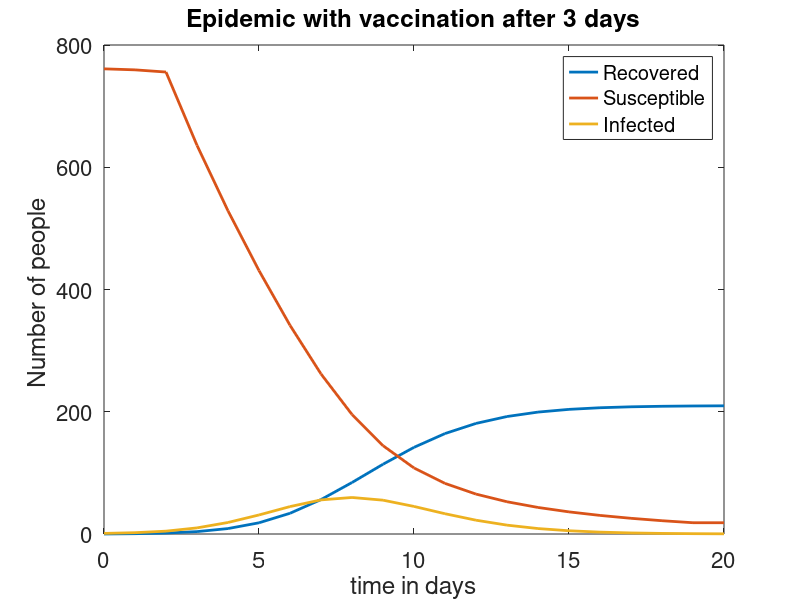

Source code (MATLAB):
clear
close all

total_population= 762;

total_time=20;
dt=1;   % time step is 1 day (very large)

N= total_time/dt;

% recovery rate
gamma=0.5;

beta=0.00218;

% susceptible
S= zeros(N,1);

% infected
I=zeros(N,1);

% recovered 
R=zeros(N,1);


t= zeros(N,1);

% initial condition
S(1)= total_population-1;
I(1)=1;

% loop over time
for i=1:N
  
    if i>3  % vaccination after 3 days
        S(i)= 0.85*S(i);
    end




    R(i+1) = R(i) + gamma*I(i)*dt;

    I(i+1)= I(i) +dt*( beta*I(i)*S(i) - gamma*I(i) );

    S(i+1)= S(i) - dt*beta*I(i)*S(i);

    t(i+1)= t(i)+ dt;

end

set(0,'DefaultAxesFontSize',16);

p1=plot(t,R,'LineWidth',2);

hold on;

p2=plot(t,S,'LineWidth',2);

hold on

p3= plot(t,I,'LineWidth',2);

title('Epidemic with vaccination after 3 days');
xlabel('time in days');
ylabel('Number of people ');

legend('Recovered','Susceptible','Infected');
